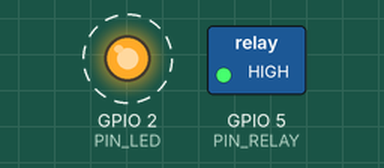
Bench run of a sketch on a simulated ESP32. On the bench: switched loads named in the sketch (green lamp = pin HIGH), output pins drawn as LEDs (lit = HIGH). Dashed ring = blinking.

Above: at 0.5 s.
Timing chart, 0 to 4.6 s (numbered marks = the images above):
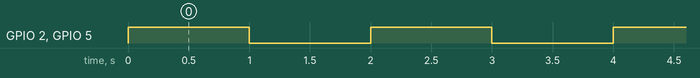

The sketch:

sketch.ino
```cpp
#include <Arduino.h>

const int PIN_RELAY = 5;   // esp:IO5 -> relay:IN
const int PIN_LED   = 2;   // LED azul da placa (esp:IO2)

void setup() {
  pinMode(PIN_RELAY, OUTPUT);
  pinMode(PIN_LED, OUTPUT);
  digitalWrite(PIN_RELAY, LOW);
  digitalWrite(PIN_LED, LOW);
}

void loop() {
  digitalWrite(PIN_RELAY, HIGH);
  digitalWrite(PIN_LED, HIGH);
  delay(1000);
  digitalWrite(PIN_RELAY, LOW);
  digitalWrite(PIN_LED, LOW);
  delay(1000);
}
```

Measured:
- by itself, GPIO 2 (PIN_LED), GPIO 5 (PIN_RELAY): alternates HIGH for 1.0 s and LOW for 1.0 s
